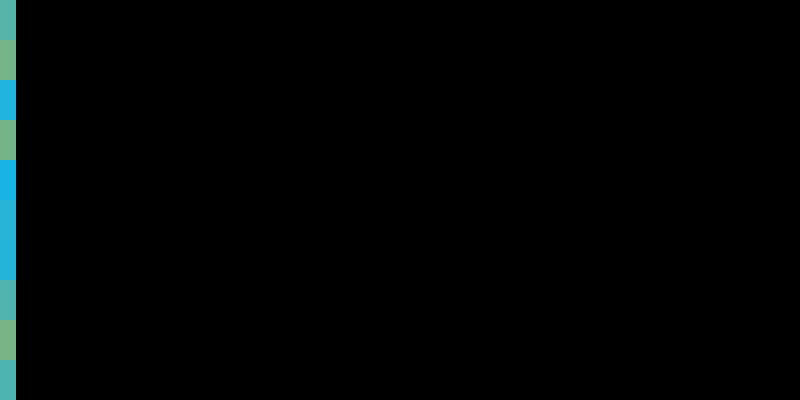
Frame 1 (no input)
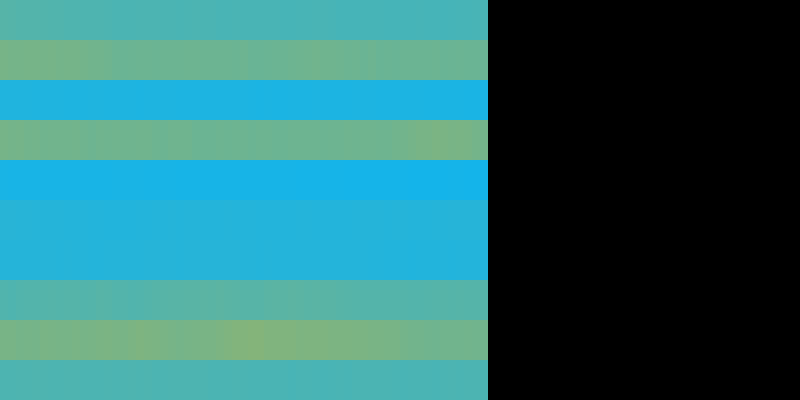
Frame 60 (the mouse pressed at the canvas centre just before this capture)
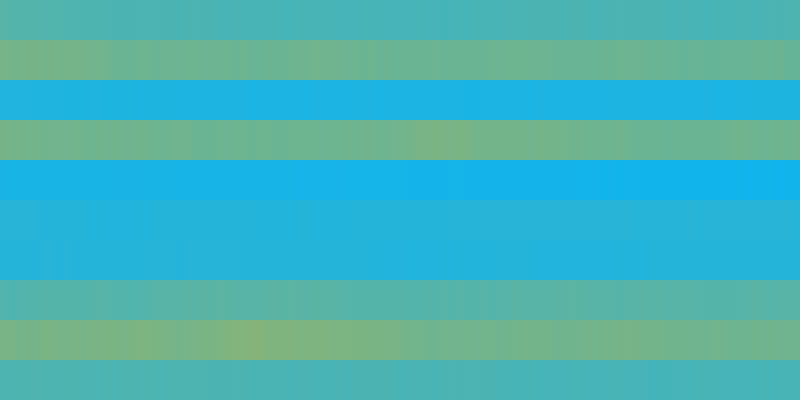
Frame 120 (the mouse held since frame 60 and released just before this capture)

The Processing sketch that drew these frames (run headless with seeded random() and noise(); from frame 60 on, the mouse is pressed at the canvas centre):

// Processing sketch: popDist01
// ── popDist01.pde
int counties = 10;
int timeSteps = 100;
float[][] P = new float[counties][timeSteps];  // Population matrix
float[][] T = new float[counties][timeSteps];  // Travel/shift matrix
float[][] Q = new float[counties][timeSteps];  // Policy influence matrix

void setup() {
  size(800, 400);
  frameRate(10);

  // Initialize P with starting populations
  for (int i = 0; i < counties; i++) {
    float pop = random(5000, 50000); // start with some population
    for (int j = 0; j < timeSteps; j++) {
      P[i][j] = pop;
      T[i][j] = random(-0.02, 0.02); // net % travel per timestep
      Q[i][j] = random(-1, 1);       // effect modifier (e.g. policy boost or restriction)
    }
  }
}

int t = 0;

void draw() {
  background(0);
  if (t < timeSteps - 1) {
    // Update population based on T and Q
    for (int i = 0; i < counties; i++) {
      float delta = P[i][t] * T[i][t] * (1 + Q[i][t]);
      P[i][t+1] = constrain(P[i][t] + delta, 0, 100000);  // keep within bounds
    }
    t++;
  }

  // Visualize population distribution as heat map
  float cellW = width / float(timeSteps);
  float cellH = height / float(counties);
  
  for (int i = 0; i < counties; i++) {
    for (int j = 0; j <= t; j++) {
      float intensity = map(P[i][j], 0, 100000, 0, 255);
      fill(intensity, 180, 255 - intensity);
      noStroke();
      rect(j * cellW, i * cellH, cellW, cellH);
    }
  }
}
